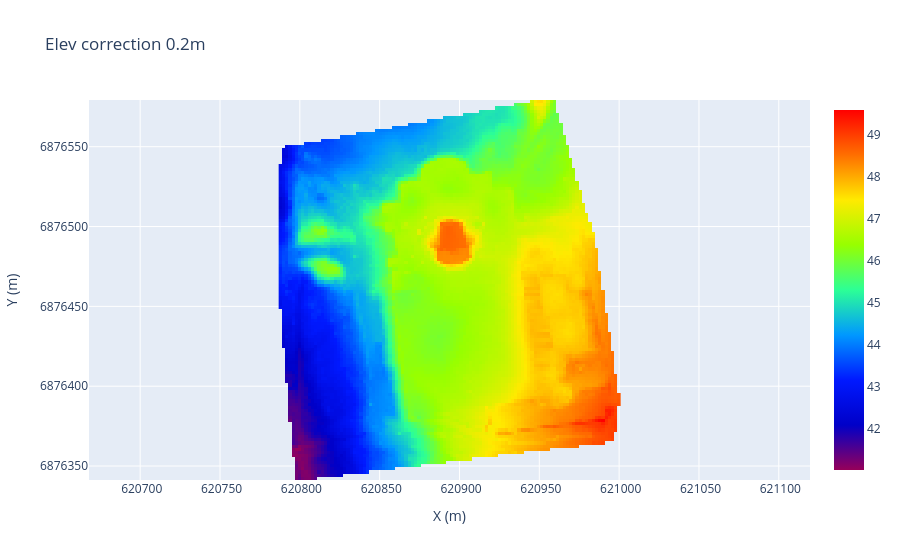

Here is the notebook cell this chart was saved with:
### Code cell
ploting.create_plotly_map(elev_cor, meta, "Elev correction 0.2m", color="rainbow")
